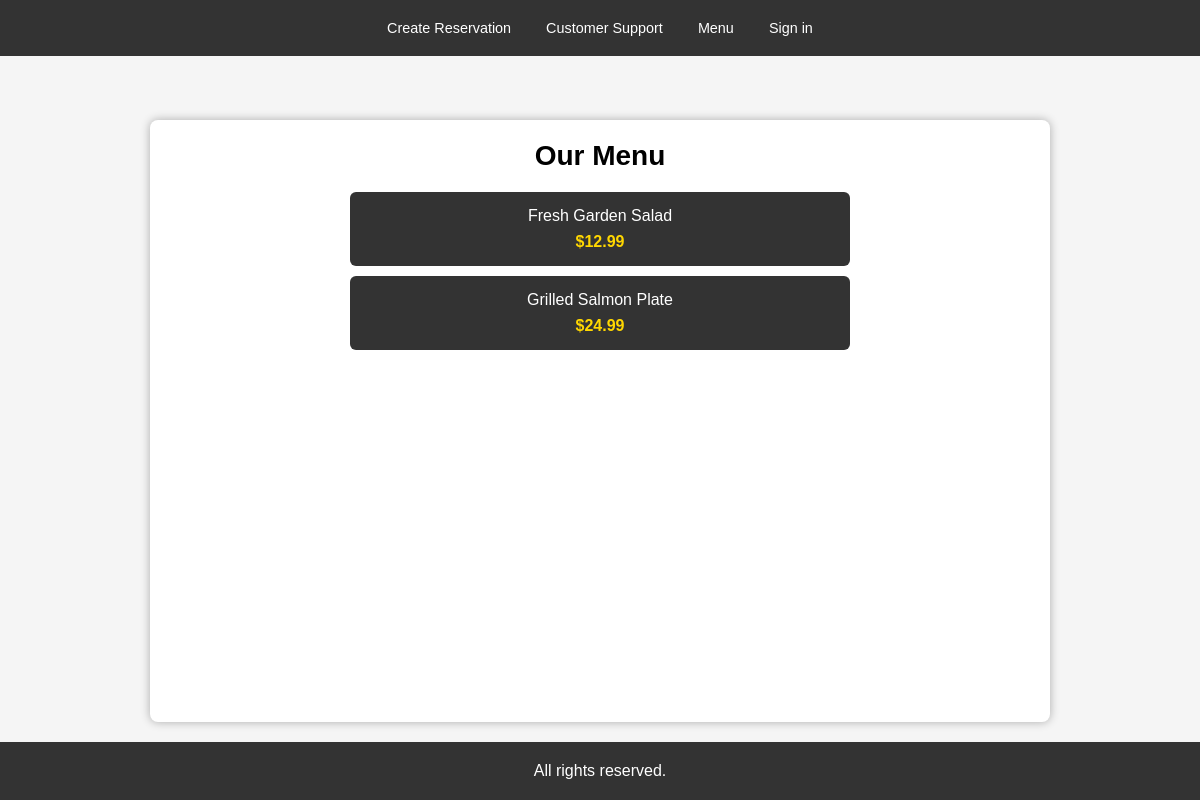
Before: /menu with the older database file.
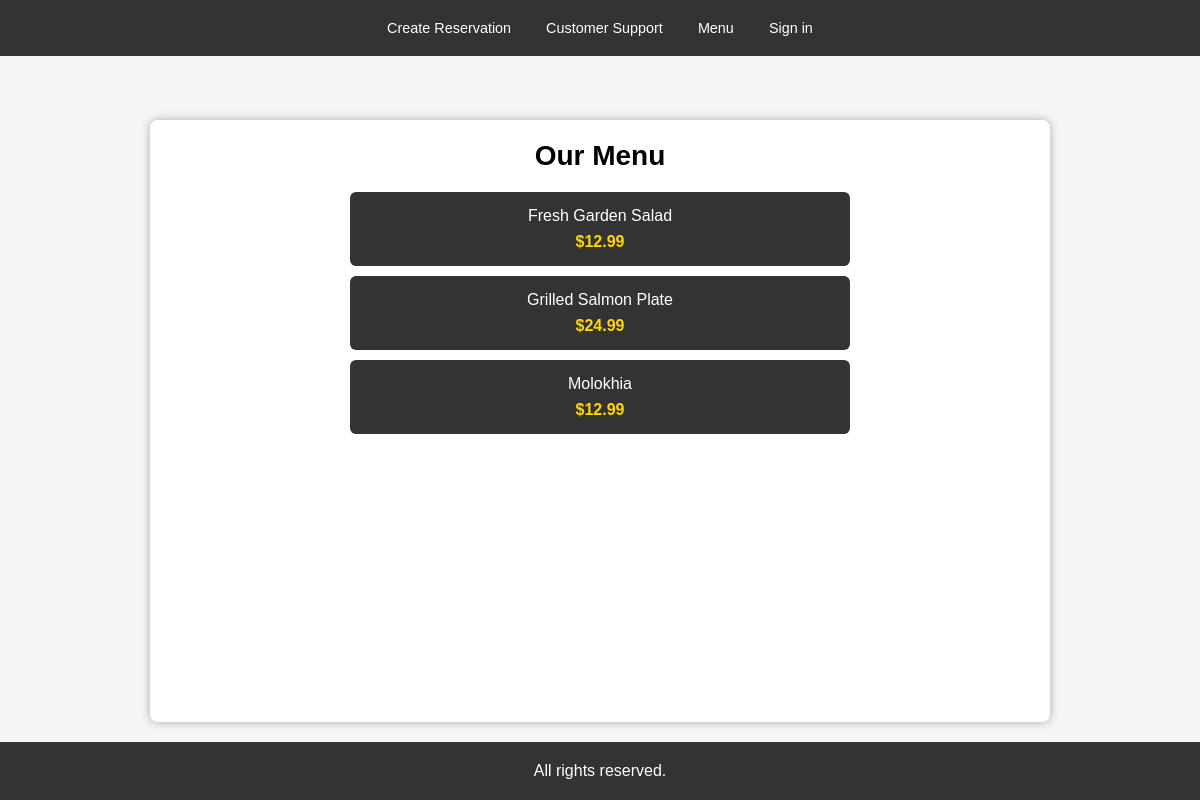
After: the same page with the newer database file.
### app/models.py (models this page shows)
class MenuItem(db.Model):
    id = db.Column(db.Integer, primary_key=True)
    price = db.Column(db.Numeric(10,2), nullable=False)
    description = db.Column(db.String(1000))
    order_links = db.relationship('OrderMenuItem', backref='menu', lazy=True)

### app/routes/menu_routes.py (the view)
@menu_bp.route('/menu')
def menu():
    menu_items = MenuLogic.get_all_menu_items()
    return render_template('menu.html', menu_items=menu_items)

### app/logic/base_crud.py (called while the page is built)
    @staticmethod
    def get_all(model):
        return model.query.all() # return all table content

### app/logic/menu_logic.py (called while the page is built)
    @staticmethod
    def get_all_menu_items():
        return BaseCRUD.get_all(MenuItem)

### templates/menu.html (shortened to what this page needs)
<!DOCTYPE html>
<html lang="en">
<head>
    <link rel="stylesheet" href="{{ url_for('static', filename='css/base.css') }}">
    <link rel="stylesheet" href="{{ url_for('static', filename='css/menu.css') }}">
</head>
<body>
    {% include 'partials/nav.html' %}
    <section class="menu">
        <h2>Our Menu</h2>
        {% for item in menu_items %}
        <div class="menu-item">
            <p>{{ item.description }}</p>
            <span class="price">${{ item.price }}</span>
        </div>
        {% else %}
        <p>No menu items available at the moment.</p>
        {% endfor %}
    </section>
    <footer>
        <p>All rights reserved.</p>
    </footer>
</body>
</html>

Changed rows visible on the page:
added MenuItem: description "Molokhia", price "12.99"
